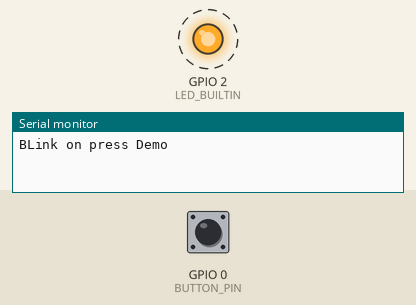
A sketch run on a simulated ESP32. Shown: output pins drawn as LEDs (lit = HIGH), the last lines printed to the serial monitor. Dashed ring = blinking. Inputs (shaded band) come from the test bench; at power-on: GPIO 0 (BUTTON_PIN) HIGH.

Above: at 1.2 s.
1.3 s: GPIO 0 (BUTTON_PIN) pulled LOW for 0.15 s
At 1.9 s:
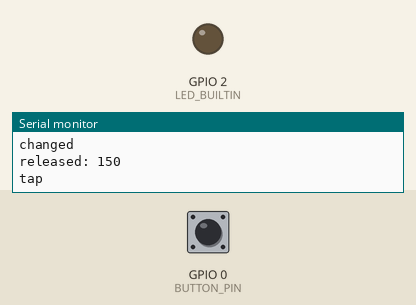
2.9 s: GPIO 0 (BUTTON_PIN) pulled LOW for 1 s
At 4.07 s:
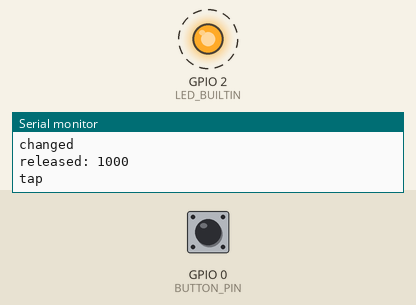
Timing chart, 0 to 12.7 s (numbered marks = the images above; inputs shaded):
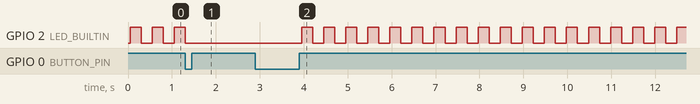

Measured:
- after the input at 1.3 s, GPIO 2 (LED_BUILTIN): goes on until 1.3 s, then stays LOW
- after the input at 2.9 s, GPIO 2 (LED_BUILTIN): alternates HIGH for 0.25 s and LOW for 0.25 s, starting after 1.1 s
- by itself, GPIO 2 (LED_BUILTIN): alternates HIGH for 0.25 s and LOW for 0.25 s

The sketch:

CANBUSSwitch.ino
```cpp
#include <Button2.h>
#include <Blinker.h>

#define BUTTON_PIN  0  //
#define LED_BUILTIN 2

Button2 button = Button2(BUTTON_PIN);
Blinker blinker = Blinker(LED_BUILTIN);

void setup() {
  Serial.begin(9600);
  delay(50);
  Serial.println("\n\nBLink on press Demo");

  button.setChangedHandler(changed);
  button.setPressedHandler(pressed);
  button.setReleasedHandler(released);

  // captures any type of click, longpress or shortpress
  button.setTapHandler(tap);

  blinker.start();
}

void loop() {
  button.loop();
  blinker.loop();
}


void pressed(Button2& btn) {
    Serial.println("pressed");
}

void released(Button2& btn) {
    Serial.print("released: ");
    Serial.println(btn.wasPressedFor());
}

void changed(Button2& btn) {
    Serial.println("changed");
}

void tap(Button2& btn) {
    Serial.println("tap");
    if (blinker.isStopped()) {
      blinker.start();
    } else {
      blinker.stop();
    }
}


/***

#include <Arduino.h>
#include <ESP32CAN.h>
#include <CAN_config.h>

CAN_device_t CAN_cfg;               // CAN Config
const int rx_queue_size = 10;       // Receive Queue size

void setup() {
  Serial.begin(115200);
  Serial.println("Filter Demo - ESP32-Arduino-CAN");

  CAN_cfg.speed = CAN_SPEED_500KBPS;
  CAN_cfg.tx_pin_id = GPIO_NUM_1; //GPIO_NUM_5;
  CAN_cfg.rx_pin_id = GPIO_NUM_3; //GPIO_NUM_4;

  CAN_cfg.rx_queue = xQueueCreate(rx_queue_size, sizeof(CAN_frame_t));

  /***
  // Set CAN Filter
  // See in the SJA1000 Datasheet chapter "6.4.15 Acceptance filter"
  // and the APPLICATION NOTE AN97076 chapter "4.1.2 Acceptance Filter"
  // for PeliCAN Mode
  CAN_filter_t p_filter;
  p_filter.FM = Single_Mode;

  p_filter.ACR0 = 0x29;
  p_filter.ACR1 = 0;
  p_filter.ACR2 = 0;
  p_filter.ACR3 = 0;

  p_filter.AMR0 = 0;
  p_filter.AMR1 = 0xFF;
  p_filter.AMR2 = 0xFF;
  p_filter.AMR3 = 0xFF;
  ESP32Can.CANConfigFilter(&p_filter);
  ***//***

  // Init CAN Module
  ESP32Can.CANInit();
}

void loop() {

  CAN_frame_t rx_frame;

  unsigned long currentMillis = millis();

  // Receive next CAN frame from queue
  if (xQueueReceive(CAN_cfg.rx_queue, &rx_frame, 3 * portTICK_PERIOD_MS) == pdTRUE) {

    if (rx_frame.FIR.B.FF == CAN_frame_std) {
      printf("New standard frame");
    }
    else {
      printf("New extended frame");
    }

    if (rx_frame.FIR.B.RTR == CAN_RTR) {
      printf(" RTR from 0x%08X, DLC %d\r\n", rx_frame.MsgID,  rx_frame.FIR.B.DLC);
    }
    else {
      printf(" from 0x%08X, DLC %d, Data ", rx_frame.MsgID,  rx_frame.FIR.B.DLC);
      for (int i = 0; i < rx_frame.FIR.B.DLC; i++) {
        printf("0x%02X ", rx_frame.data.u8[i]);
      }
      printf("\n");
    }
  }
}
***/
```
